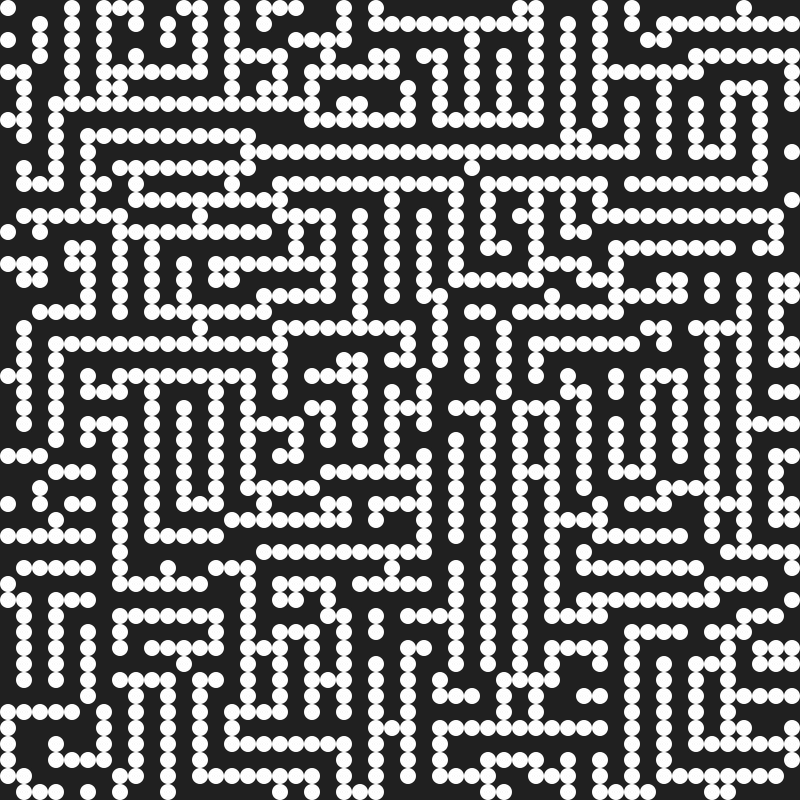
Frame 1 (no input)
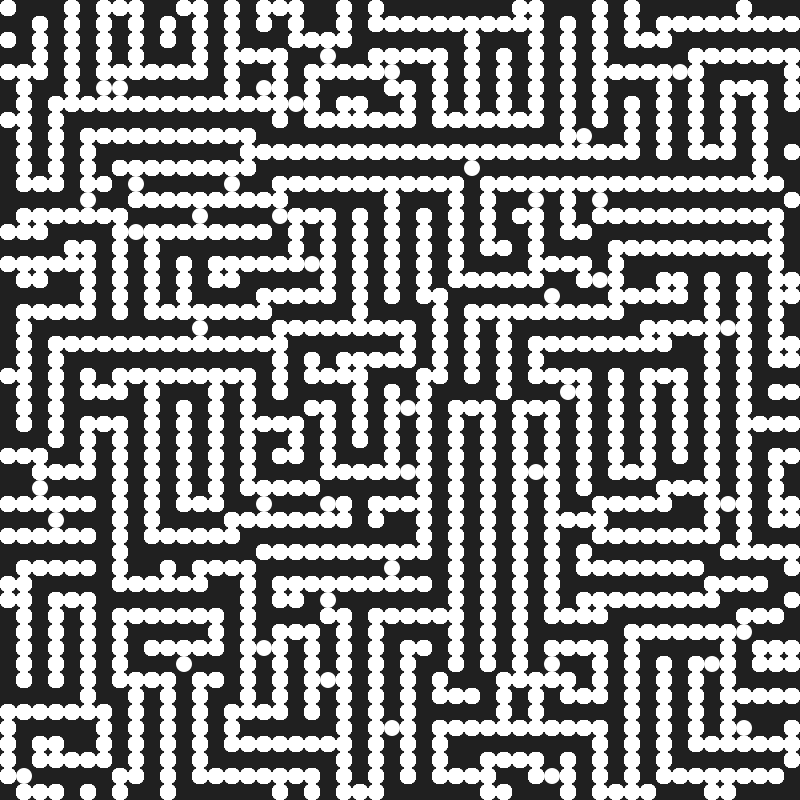
Frame 60 (the mouse pressed at the canvas centre just before this capture)
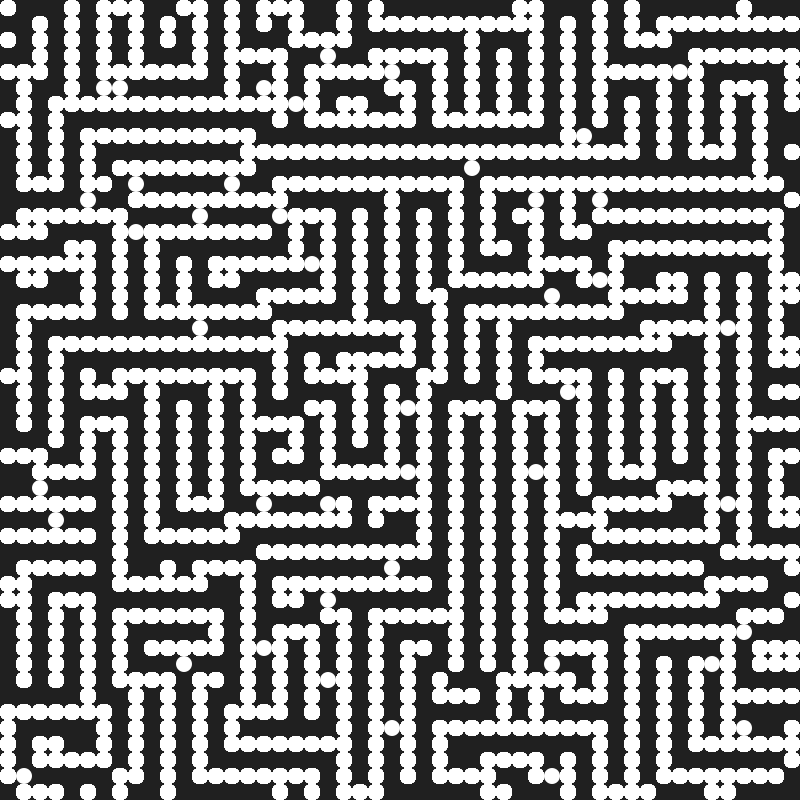
Frame 120 (the mouse held since frame 60 and released just before this capture)

The Processing sketch that drew these frames (run headless with seeded random() and noise(); from frame 60 on, the mouse is pressed at the canvas centre):

// Processing sketch: bela_julesz
// ── bela_julesz.pde
/*
 *  Project name:  'bela_julesz.pde'
 *  Author: Modestino Carbone
 *  Note: This program is a tribute to Bela Julesz work in random pattern generation.
 * 
 */

final int x_len = 50;
final int y_len = 50;
boolean[][] mat;

void setup() {
  size(800, 800);
  background(32);
  
  mat = new boolean[x_len][y_len];
  for(int i=0; i<x_len; i++){
      for(int j=0; j<y_len; j++){
         mat[i][j] = boolean(int(random(0,2)));
      }
  }
}

void draw() {

  for(int i=1; i<x_len-1; i++){
      for(int j=1; j<y_len-1; j++){
         if ((mat[i][j] == mat[i+1][j+1] & mat[i][j] == mat[i-1][j-1]) | (mat[i][j] == mat[i-1][j+1] & mat[i][j] == mat[i+1][j-1]) ){
           mat[i][j] = !mat[i][j];
         }
      }
  }
  
  // Print 
  for(int i=0; i<x_len; i++){
      for(int j=0; j<y_len; j++){
         if( mat[i][j]){
          float r = min(height/y_len,width/x_len);
          noStroke();
          circle(i*width/x_len+r/2, j*height/y_len+r/2, r);
        }
      }
  }
  
}
